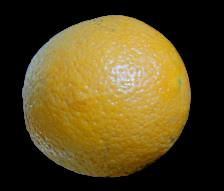
%> input picture matlab_file/Image-Quilting-and-Texture-Synthesis-master/data/transfer/neworange.jpg, 224 x 191 px
$ octave mainTransfer.m   (GNU Octave 9; MATLAB toolbox functions it lacks are replaced by stand-ins)
%> lines starting %> are read from the running program, lines starting %| are printed output that depends on the picture
%% MainScript

%% Setting the color scale
my_num_of_colors = 256;
col_scale =  [0:1/(my_num_of_colors-1):1]';
my_color_scale = [col_scale,col_scale,col_scale];

%% Set to_save to 1, if you want to save the generated pictures
to_save = 0;

%% Loading the pictures
tic;
% For GIF pictures, need to convert from index to rgb
texture_pic = imread('data/transfer/neworange.jpg');
%> texture_pic is the input picture: size 191x224x3 uint8; mean R, G, B 86.8, 71.2, 29
texture_pic = double(texture_pic)/255.0;
%> texture_pic: size 191x224x3 double
% [texture_pic,map] = imread('data/transfer/neworange_white.gif');
% texture_pic = ind2rgb(texture_pic,map);
% texture_pic = double(texture_pic);

target_pic =  imread('data/transfer/newpotato.jpg');
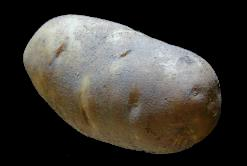
%> input picture matlab_file/Image-Quilting-and-Texture-Synthesis-master/data/transfer/newpotato.jpg, 247 x 166 px
%> target_pic is the input picture: size 166x247x3 uint8; mean R, G, B 62.3, 58.5, 52.6
% target_pic = imresize(target_pic,0.25,'bicubic');
target_pic = double(target_pic)/255.0;
%> target_pic: size 166x247x3 double

[h,w,num_chan] = size(target_pic);
%> h = 166; w = 247; num_chan = 3
file_name = "Result";
mid_name = "Target";
title_name = "Modified Pic";

%% Defining the parameters of our algorithm
patch_size = 20;
overlap_size = patch_size/4;
net_patch_size = patch_size-overlap_size;
error_tolerance = 0.1;
alph = 0.2;
num_iter = 1;
corr_type = 'intensity';

%% Calculating the new generated image size
hnew = net_patch_size*floor(h/net_patch_size) + overlap_size;
%> hnew = 170
wnew = net_patch_size*floor(w/net_patch_size) + overlap_size;
%> wnew = 245

target_pic = imresize(target_pic,[hnew wnew], 'bicubic');
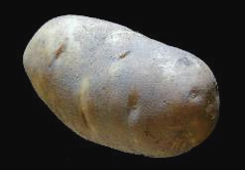
%> target_pic: size 170x245x3 double; mean R, G, B 0.244, 0.23, 0.206; drawn with min black and max white
target_old_pic = target_pic;

modified_pic = zeros([hnew,wnew,num_chan]);

f = waitbar(0,"Transferring Texture");
i_limit = (hnew-overlap_size)/net_patch_size;
%> i_limit = 11
j_limit = (wnew-overlap_size)/net_patch_size;
%> j_limit = 16

tic;
%% Calculating the new generated image size
hnew = net_patch_size*floor(h/net_patch_size) + overlap_size;
wnew = net_patch_size*floor(w/net_patch_size) + overlap_size;

target_pic = imresize(target_pic,[hnew wnew], 'bicubic');

modified_pic = zeros([hnew,wnew,num_chan]);

stepnum = 0;
i_limit = (hnew-overlap_size)/net_patch_size;
j_limit = (wnew-overlap_size)/net_patch_size;

%> (the run ends here)
